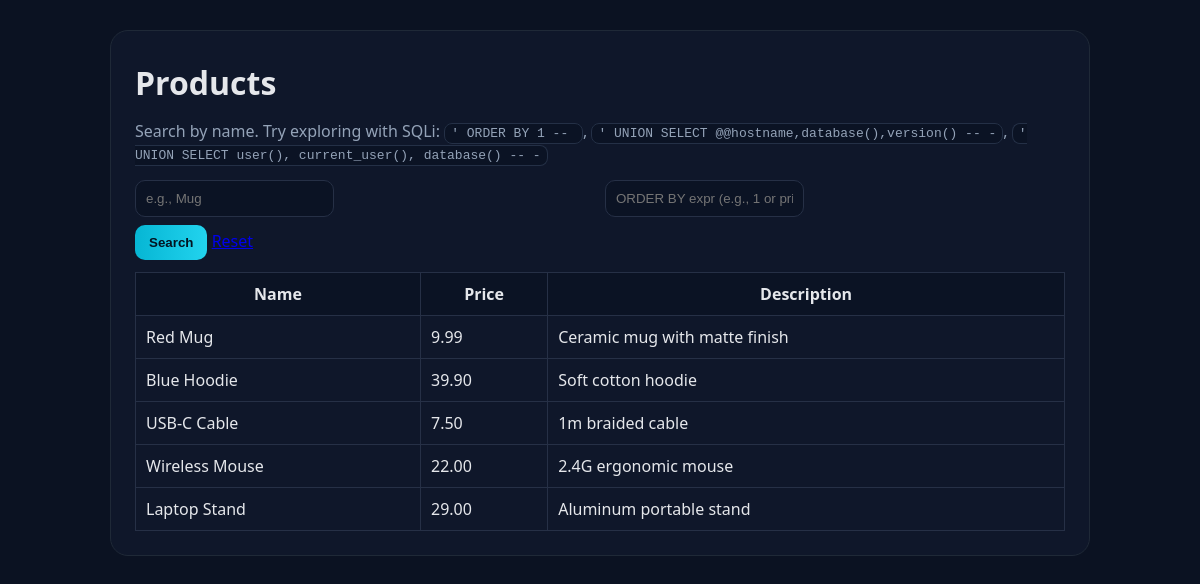
Screenshot of /lab07/src/products.php with the database file from the repository.
### tables this page shows
CREATE TABLE products (
  id INT AUTO_INCREMENT PRIMARY KEY,
  name VARCHAR(100) NOT NULL,
  price DECIMAL(8,2) NOT NULL,
  description VARCHAR(255) NOT NULL
);

### lab07/src/products.php (the view, shortened to what this page needs)
<?php
$mysqli = @new mysqli('db','shop','shop','shop');
$q = $_GET['q'] ?? '';
$sort = $_GET['sort'] ?? '';
$sql = "SELECT name, price, description FROM products WHERE name LIKE '%$q%'";
$res = $mysqli->query($sql);
?>
<!doctype html>
<html>
<head>
</head>
<body>
<div class="container">
  <h1>Products</h1>
  <p class="muted">Search by name. Try exploring with SQLi:
    <code>' ORDER BY 1 -- </code>,
    <code>' UNION SELECT @@hostname,database(),version() -- -</code>,
    <code>' UNION SELECT user(), current_user(), database() -- -</code>
  </p>
  <form method="GET">
    <div class="row">
      <div><input name="q" value="<?= htmlspecialchars($q) ?>" placeholder="e.g., Mug"></div>
      <div><input name="sort" value="<?= htmlspecialchars($sort) ?>" placeholder="ORDER BY expr (e.g., 1 or price)"></div>
    </div>
    <div style="margin-top:8px"><button type="submit">Search</button>
      <a href="/products.php">Reset</a></div>
  </form>
  <?php if(!$res): ?>
    <div class="msg"><b>SQL Error:</b> <?= htmlspecialchars($mysqli->error) ?></div>
    <pre class="msg" style="white-space:pre-wrap"><?= htmlspecialchars($sql) ?></pre>
  <?php else: ?>
    <table>
      <thead><tr><th>Name</th><th>Price</th><th>Description</th></tr></thead>
      <tbody>
      <?php while($row = $res->fetch_row()): ?>
        <tr>
          <td><?= htmlspecialchars($row[0]) ?></td>
          <td><?= htmlspecialchars($row[1]) ?></td>
          <td><?= htmlspecialchars($row[2]) ?></td>
        </tr>
      <?php endwhile; ?>
      </tbody>
    </table>
  <?php endif; ?>
</div>
</body>
</html>

### lab07/src/products.php (style rules this page uses)
:root { --bg:#0b1222;--panel:#0f172a;--border:#1f2937;--muted:#94a3b8 }
* { box-sizing:border-box }
body { margin:0;background:var(--bg);color:#e5e7eb;font-family:system-ui,Segoe UI,Roboto }
.container { max-width:980px;margin:30px auto;padding:24px;background:#0f172a;border:1px solid #1f2937;border-radius:18px }
h1 { margin:.2em 0 .5em }
.muted { color:var(--muted) }
input { padding:10px;border:1px solid #263046;background:#0b1324;color:#e5e7eb;border-radius:10px }
button { padding:10px 14px;border-radius:10px;border:0;background:linear-gradient(90deg,#06b6d4,#22d3ee);color:#031321;font-weight:700 }
table { width:100%;border-collapse:collapse;margin-top:12px }
th,td { border:1px solid #263046;padding:10px }
th { background:#0b1324 }
code { background:#0b1324;border:1px solid #243046;border-radius:8px;padding:2px 6px }
.row { display:grid;grid-template-columns:1fr 1fr;gap:10px }

### rows the page displays
products: name "Red Mug", price "9.99", description "Ceramic mug with matte finish"
products: name "Blue Hoodie", price "39.90", description "Soft cotton hoodie"
products: name "USB-C Cable", price "7.50", description "1m braided cable"
products: name "Wireless Mouse", price "22.00", description "2.4G ergonomic mouse"
products: name "Laptop Stand", price "29.00", description "Aluminum portable stand"
